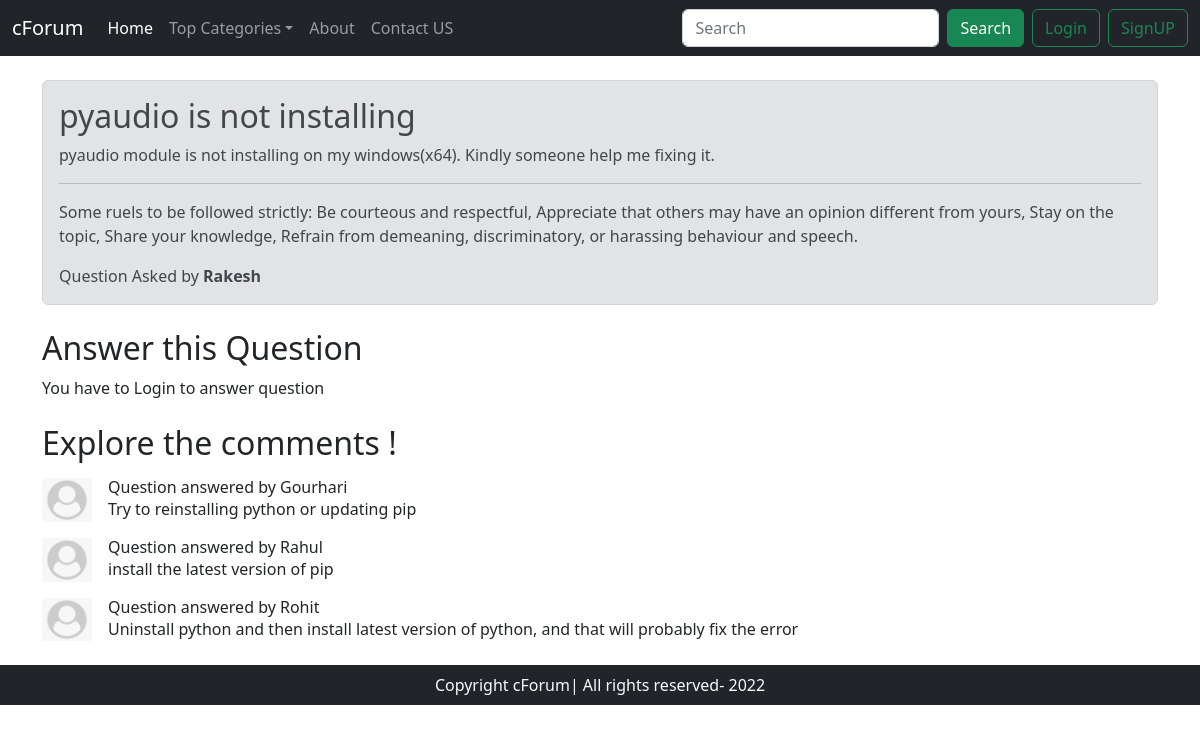
The app's page /threads.php?threadid=1 with its own data.
### tables this page shows
CREATE TABLE `thread` (
  `thread_id` int(8) NOT NULL,
  `thread_title` varchar(30) NOT NULL,
  `thread_description` text NOT NULL,
  `cat_id` int(8) NOT NULL,
  `user_id` int(8) NOT NULL,
  `date` datetime NOT NULL DEFAULT current_timestamp()
);

CREATE TABLE `users` (
  `user_id` int(8) NOT NULL,
  `username` varchar(30) NOT NULL,
  `password` varchar(255) NOT NULL,
  `date` datetime NOT NULL DEFAULT current_timestamp()
);

CREATE TABLE `comment` (
  `comment_id` int(8) NOT NULL,
  `comment` text NOT NULL,
  `thread_id` int(8) NOT NULL,
  `user_id` int(8) NOT NULL,
  `date` datetime NOT NULL DEFAULT current_timestamp()
);

### threads.php (the view, shortened to what this page needs)
<!doctype html>
<html lang="en">
<head>
    <link href="https://cdn.jsdelivr.net/npm/bootstrap@5.2.2/dist/css/bootstrap.min.css" rel="stylesheet"
>
</head>
<body>
    <?php include "partials/_header.php"; ?>
    <div class="container my-4">
        <?php
            $id=$_GET["threadid"];
            $sql="SELECT * FROM `thread` WHERE `thread_id`='$id';";
            $result=mysqli_query($conn, $sql);
            $row=mysqli_fetch_assoc($result);
            $thread_user_id=$row["user_id"];
            $sql2="SELECT * FROM `users` where `user_id`='$thread_user_id'";
            $result2=mysqli_query($conn, $sql2);
            $row2=mysqli_fetch_assoc($result2);
            $thread_user_name=$row2["username"];
            echo '
                <div class="alert alert-secondary" role="alert">
                    <h2 class="alert-heading">'.$row['thread_title'].'</h2>
                    <p>'.$row["thread_description"].'</p>
                    <hr>
                    <p class="mb-0">Some ruels to be followed strictly: Be courteous and respectful,
                            Appreciate that others may have an opinion different from yours,
                            Stay on  the topic,
                            Share your knowledge,
                            Refrain from demeaning, discriminatory, or harassing behaviour and speech.
                    </p>
                     <div class="mt-3">Question Asked by <b>'.$thread_user_name.'</b></div>
                </div>
            ';
        ?>
    </div>
    <div class="container mt-4">
        <h2>Answer this Question</h2>
        <?php
            if(isset($_SESSION["loggedin"]) && $_SESSION["loggedin"]==true){
                echo '<form method="post">
                        <div class="mb-3 mt-3">
                            <label for="threaddesc" class="form-label">Add your Reply</label>
                            <textarea class="form-control" id="threaddesc" name="comment" rows="3"></textarea>
                        </div>
                        <button type="submit" class="btn btn-primary">Submit</button>
                    </form>';
            }else{
                echo '<p>You have to Login to answer question</p>';
            }
        ?>
    </div>
    <div class="container my-4">
        <h2>Explore the comments !</h2>
        <?php
            $sql="SELECT * FROM `comment` where `thread_id`='$id'";
            $result=mysqli_query($conn, $sql);
            while($row=mysqli_fetch_assoc($result)){
                $comment_user_id=$row["user_id"];
                $sql2="SELECT * FROM `users` where `user_id`='$comment_user_id'";
                $result2=mysqli_query($conn, $sql2);
                $row2=mysqli_fetch_assoc($result2);
                $comment_user_name=$row2["username"];
                echo '
                <div class="d-flex my-3">
                    <div class="flex-shrink-0">
                        <img src="/forum/images/userImage.png" width="50px" alt="...">
                    </div>
                    <div class="flex-grow-1 ms-3">
                        <h6 class="my-0">Question answered by '.$comment_user_name.'</h6>
                        '.$row["comment"].'
                    </div>
                </div>
                ';
            }
        ?>
    </div>
    <?php include "partials/_footer.php"; ?>
</body>
</html>

### records on screen
thread: thread_title "pyaudio is not installing", thread_description "pyaudio module is not installing on my windows(x64). Kindly someone help me fixing it."
users: username "Rakesh"
comment: user.username "Gourhari", comment "Try to reinstalling python or updating pip"
comment: user.username "Rahul", comment "install the latest version of pip"
comment: user.username "Rohit", comment "Uninstall python and then install latest version of python, and that will probably fix the error"
